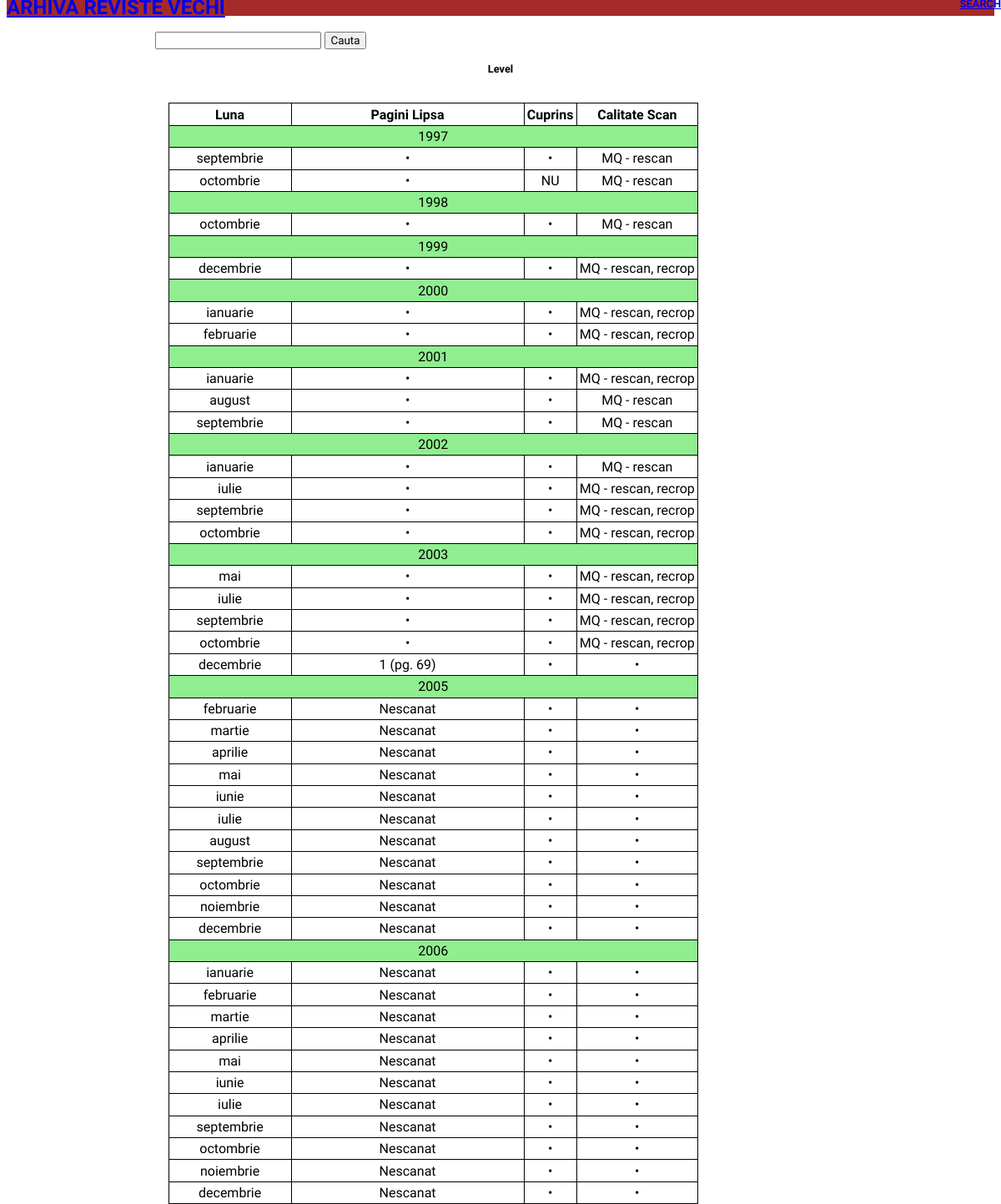
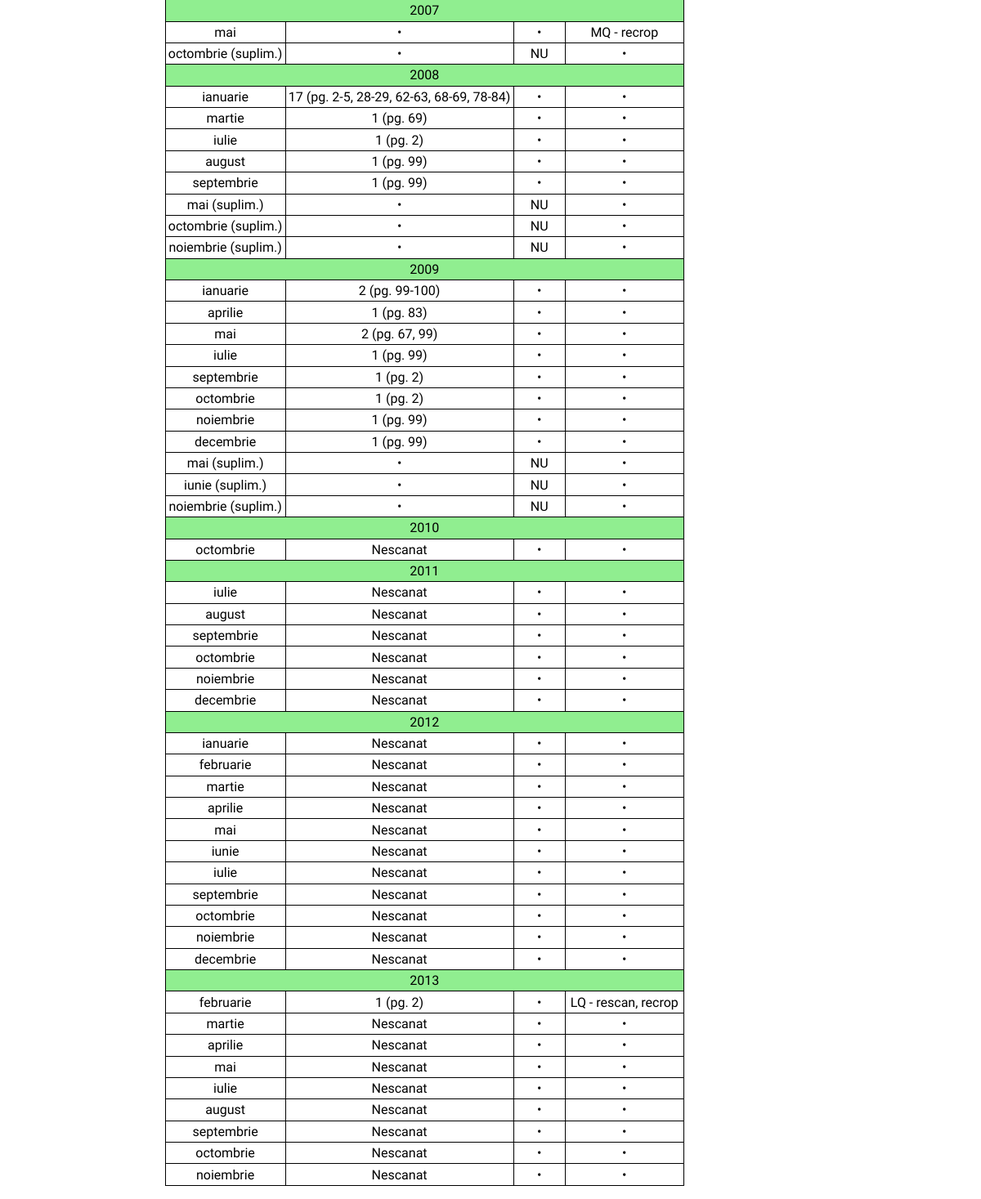
The app's page /arhiva/search.php?type=preset-search&target=scan-status with its own data (2 pictures, top to bottom).
### tables this page shows
CREATE TABLE "editii" (
	`editie_id`	INTEGER PRIMARY KEY AUTOINCREMENT,
	`revista_id`	INTEGER NOT NULL,
	`tip`	TEXT,
	`parinte_editie_id`	TEXT,
	`numar`	INTEGER NOT NULL,
	`an`	INTEGER NOT NULL,
	`luna`	INTEGER NOT NULL,
	`luna_sfarsit`	TEXT,
	`pret`	NUMERIC,
	`nr_pagini`	INTEGER,
	`disc_demo`	TEXT,
	`joc_complet`	TEXT,
	`redactor_sef`	TEXT,
	`editie_link_oficial`	TEXT,
	`editie_observatii`	TEXT,
	`scan_info_nr_pg`	INTEGER,
	`scan_info_pg_lipsa`	TEXT,
	`scan_info_observatii`	TEXT,
	`scan_info_credits`	TEXT,
	FOREIGN KEY(`revista_id`) REFERENCES `reviste`(`revista_id`)
);

### arhiva/bits/search_bit_preset_search.php (called while the page is built, shortened)
<?php
require_once HELPERS . "/HtmlPrinter.php";
function performPresetSearch($params)
{
    global $db;
    $hasOption = !empty($params['option']);
    $option = $hasOption ? $params['option'] : "";
    switch ($params['target']) {
        case "scan-status":
            $dbResult = specialQueryScanStatus($db);
            $dbFiltered = processScanStatusDbResult($dbResult);
            if ($hasOption && $option === 'doku')
                return HtmlPrinter::buildDokuWikiTableFromArray($dbFiltered);
            else
                return HtmlPrinter::buildHtmlTableFromArray($dbFiltered);
    }
}
function processScanStatusDbResult($dbResult) {
    $filteredDbRows = array();
    while ($dbRow = $dbResult->fetchArray(SQLITE3_ASSOC)) {
        $infoRevistaCurenta = array();
        $revista = $dbRow['revista_nume'];
        $an = $dbRow['an'];
        $luna = $dbRow['luna'];
        $tip = $dbRow['tip'];
        $listaPgLipsa = "";
        $dbNrPaginiTotal = $dbRow['nr_pagini'];
        $dbNrPaginiScanate = $dbRow['scan_info_nr_pg'];
        $dbListaPaginiLipsa = $dbRow['scan_info_pg_lipsa'];
        if ($dbNrPaginiScanate < $dbNrPaginiTotal) {
            if (isset($dbListaPaginiLipsa)) $listaPgLipsa = ($dbNrPaginiTotal - $dbNrPaginiScanate) . " (pg. $dbListaPaginiLipsa)";
            else if (empty($dbNrPaginiScanate)) $listaPgLipsa =  "Nescanat";
            else $listaPgLipsa = "???";
        }
        $areCuprins = true;
        $nrArticole = $dbRow['nr_articole'];
        if ($nrArticole == 0) {
            $areCuprins = false;
        }
        $calitateScan = $dbRow['scan_info_observatii'];
        if (!startsWith($calitateScan, 'LQ') && !startsWith($calitateScan, 'MQ')) {
            unset($calitateScan);
        }
        if (!empty($listaPgLipsa) || !$areCuprins || !empty($calitateScan)) {
            $infoRevistaCurenta['An'] = $an;
            $infoRevistaCurenta['Luna'] = convertLuna($luna) . convertTipPublicatie($tip);
            $infoRevistaCurenta['Pagini Lipsa'] = empty($listaPgLipsa) ? "&bull;" : $listaPgLipsa;
            $infoRevistaCurenta['Cuprins'] = $areCuprins ? "&bull;" : "NU";
            $infoRevistaCurenta['Calitate Scan'] = empty($calitateScan) ? "&bull;" : $calitateScan;
            $filteredDbRows[$revista][] = $infoRevistaCurenta;
        }
    }
    return $filteredDbRows;
}
function specialQueryScanStatus($db)
{
    return $db->directQuery("
            SELECT r.revista_nume, r.aparitii,
                e.editie_id, e.tip, e.numar, e.an, e.luna,
                e.luna_sfarsit, e.nr_pagini, e.scan_info_nr_pg,
                e.scan_info_pg_lipsa, e.scan_info_observatii,
                COUNT(a.articol_id) AS nr_articole
            FROM editii e
            LEFT JOIN reviste r USING ('revista_id')
            LEFT JOIN articole a USING ('editie_id')
            WHERE e.numar <> ''
            GROUP BY editie_id
            ORDER BY r.revista_nume, e.an, e.tip, e.numar
        ");
}

### resources/config.php (called while the page is built, shortened)
<?php
require_once DB_DIR . "/DBC.php";
$db = new DBC(DB_FILE);

### resources/db/DBC.php (called while the page is built, shortened)
<?php
class DBC
{
    public $db;
    public function __construct($dbFile)
    {
        $this->db = new \SQLite3($dbFile, SQLITE3_OPEN_READONLY) or die;
    }
    public function directQuery($query)
    {
        return $this->db->query($query);
    }
}

### lib/helpers/h_misc.php (called while the page is built, shortened)
<?php
function convertLuna($lunaNumar) {
    switch ($lunaNumar) {
        case 1:  return "ianuarie";
        case 2:  return "februarie";
        case 3:  return "martie";
        case 4:  return "aprilie";
        case 5:  return "mai";
        case 6:  return "iunie";
        case 7:  return "iulie";
        case 8:  return "august";
        case 9:  return "septembrie";
        case 10: return "octombrie";
        case 11: return "noiembrie";
        case 12: return "decembrie";
    }
    return $lunaNumar;
}
function convertTipPublicatie($tip)
{
    switch($tip) {
        case "revista"   : return "";
        case "supliment" : return " (suplim.)";
    }
}
function startsWith($haystack, $needle) {
    $length = strlen($needle);
    return (substr($haystack, 0, $length) === $needle);
}

### lib/helpers/HtmlPrinter.php (the view, shortened to what this page needs)
<?php
class HtmlPrinter {
    static function buildHtmlTableFromArray($arrToDisplay) {
        $rezultatFinal = "";
        foreach ($arrToDisplay as $numeRevistaCurenta => $arrRevistaCurenta) {
            $rezultatFinal .= "<h2>$numeRevistaCurenta</h2>" . "<br>";
            $headerTabel = "<tr>";
            $arrKeys = array_keys($arrRevistaCurenta[0]);
            foreach($arrKeys as $key) {
                if ($key === 'An') continue;
                $headerTabel .= "<th>$key</th>";
            }
            $headerTabel .= "</tr>";
            $randuriTabel = "";
            $anulCurent = "";
            foreach ($arrRevistaCurenta as $arrRow) {
                if ($arrRow['An'] != $anulCurent) {
                    $randuriTabel .= '<tr class = "empty-row"><td colspan="' . count($arrKeys) . '">' . $arrRow['An'] . '</td></tr>' . PHP_EOL;
                    $anulCurent = $arrRow['An'];
                }
                $htmlRow = "<tr>";
                foreach($arrKeys as $key) {
                    if ($key === 'An') continue;
                    $htmlRow .= "<td>$arrRow[$key]</td>";
                }
                $htmlRow .= "</tr>";
                $randuriTabel .= $htmlRow . PHP_EOL;
            }
            $tabel = "<div><table>" . PHP_EOL;
            $tabel .= $headerTabel . PHP_EOL;
            $tabel .= $randuriTabel . PHP_EOL;
            $tabel .= "</table></div>" . PHP_EOL;
            $rezultatFinal .= $tabel;
        }
        return $rezultatFinal;
    }
}

### arhiva/search.php (shortened to what this page needs)
<?php
require("../resources/config.php");
require_once HELPERS . "/h_misc.php";
$urlWithParams = $_SERVER['REQUEST_URI'];
$paramsRaw = parse_url($urlWithParams, PHP_URL_QUERY);
$simpleSearchContent = buildHtmlSimpleSearch();
if (empty($paramsRaw)) {
    $presetSearchContent = buildHtmlPresetSearch();
} else {
    parse_str($paramsRaw, $params);
    $pageContent = processSearchRequest($params);
}
include_once HTMLLIB . "/view_simple.php";
function buildHtmlSimpleSearch()
{
    $searchPage = ARHIVA . "/search.php";
    return <<<START_HTML
	<form action = "$searchPage">
		 <input type = "text" name = "filter" />
         <input type = "submit" value = "Cauta" />
      </form>
START_HTML;
}
function processSearchRequest($params)
{
    $searchType = !empty($params['type']) ? $params['type'] : "";
    switch($searchType)
    {
        case "preset-search":
            include ARHIVABITS . "/search_bit_preset_search.php";
            return performPresetSearch($params);
    }
}

### html/view_simple.php (shortened to what this page needs)
<!DOCTYPE html>
<html>
<head>
    <link rel="stylesheet" href="<?php echo CSSLIB.'/stylesheet_basic.css'; ?>" >
</head>
<body>
    <?php include HTMLBITS . "/html_bit_header_home_link.php"; ?><br>
    <?php include HTMLBITS . "/html_bit_search.php"; ?><br>
    <div class = "page-content">
        <?php echo isset($pageContent) ? $pageContent : "" ?>
    </div>
</body>
</html>

### html/bits/html_bit_header_home_link.php
<?php
    $homeLink = ROOT . "/index.php";
?>
<div class = "home-link-container">
    <h2 class = "home-link">
        <?php
            if (isset($homeLink)) echo "<a href='$homeLink'>ARHIVA REVISTE VECHI</a>";
            else echo "ARHIVA REVISTE VECHI";
        ?>
    </h2>
    <h2 class = "preset-search" style = "position:absolute; top: 0; right: 0" >
        <a href = "<?php echo ARHIVA . "/search.php" ?> ">SEARCH</a>
    </h2>
</div>

### html/bits/html_bit_search.php (shortened to what this page needs)
<div class = 'search-container'>
    <div class = 'preset-search'>
        <?php if (!empty($simpleSearchContent)) echo $simpleSearchContent ?>
    </div>
</div>

### html/css/stylesheet_basic.css (style rules this page uses)
* { margin-top: 0; margin-bottom: 0; font-family: 'Roboto Condensed', sans-serif; }
h1, h2 { text-align: center; }
div.home-link-container { background-color: brown; font-weight: bold; margin-top: 0; margin-bottom: 0; }
.home-link { text-align: left; font-size: 1.5em; }
div.card-container, div.search-container, div.page-content { width: 70%; margin: 0 auto; }
div.reviste-cards h1,h2 { font-size: 1em; line-height: 1; }
div.reviste-cards-search h1,h2 { font-size: 0.8em; line-height: 0.8; }
table, th, td { text-align: center; border: 1px solid black; border-collapse: collapse; min-height: 1em; margin: 1em; padding: 0.2em; }
tr.empty-row { background-color: lightgreen; }

### records on screen
editii: an "1998", scan_info_observatii "MQ - rescan"
editii: an "1999", scan_info_observatii "MQ - rescan, recrop"
editii: an "2001", scan_info_observatii "MQ - rescan, recrop"
editii: an "2002", scan_info_observatii "MQ - rescan"
editii: an "2007", scan_info_observatii "MQ - recrop"
editii: an "2013", scan_info_observatii "LQ - rescan, recrop"

### other values on screen
$numeRevistaCurenta "Level"
$key "Luna"
$key "Pagini Lipsa"
$key "Cuprins"
$key "Calitate Scan"
$arrRow['An'] "1997 2000 2003 2005 2006 2008 2009 2010 2011 2012"
$arrRow[$key] "septembrie"
$arrRow[$key] "•"
$arrRow[$key] "MQ - rescan"
$arrRow[$key] "octombrie"
$arrRow[$key] "NU"
$arrRow[$key] "decembrie"
$arrRow[$key] "ianuarie"
$arrRow[$key] "MQ - rescan, recrop"
$arrRow[$key] "februarie"
